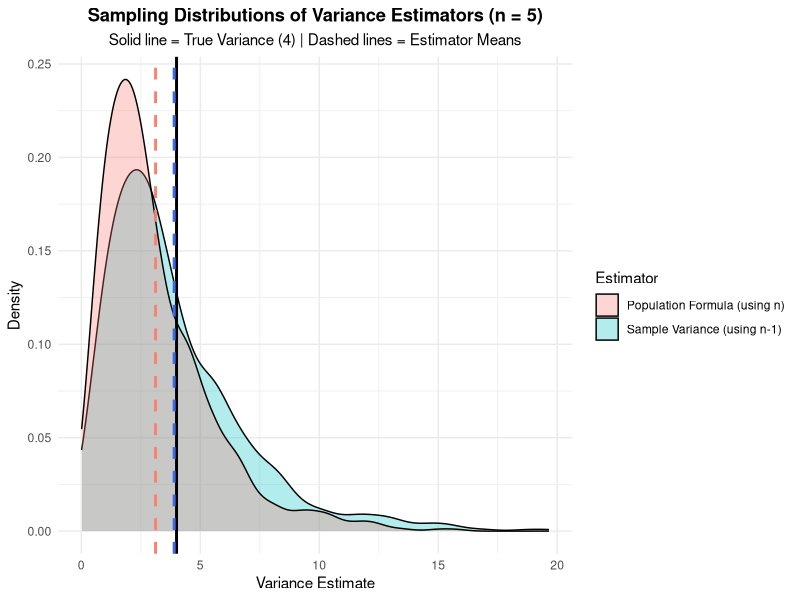
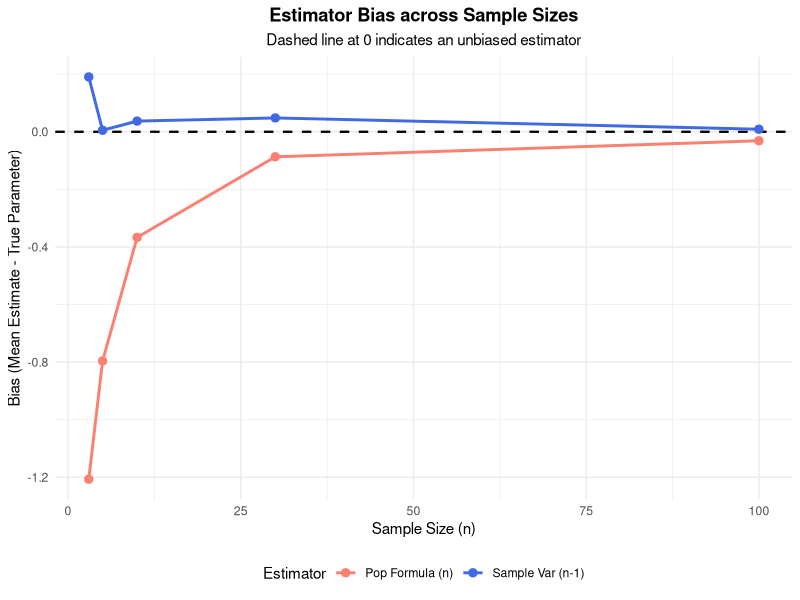
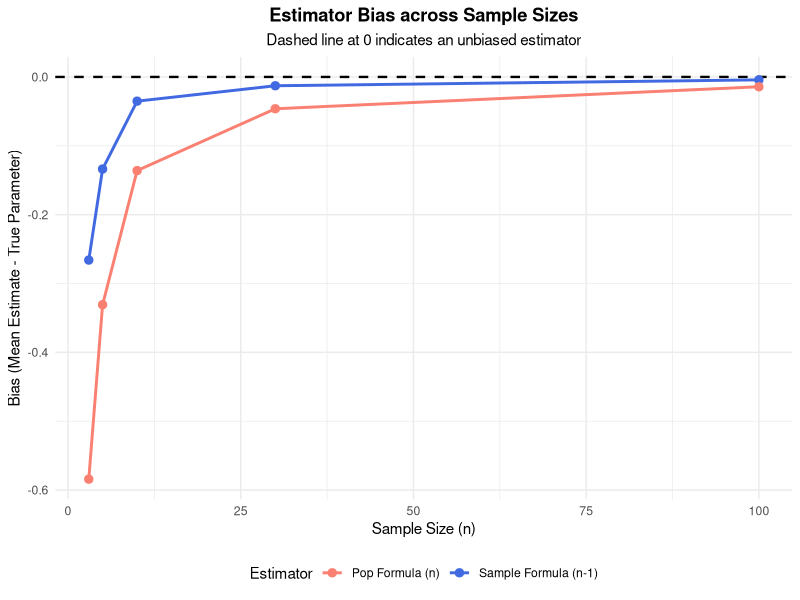
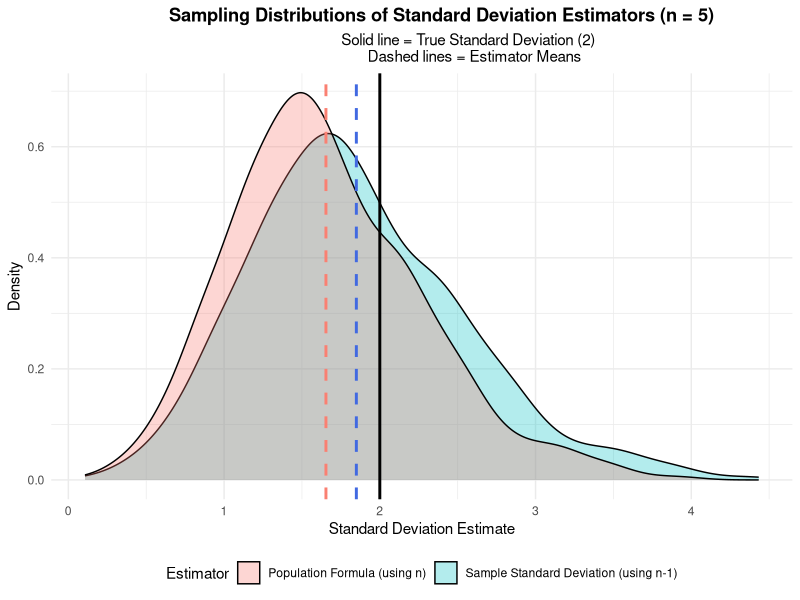
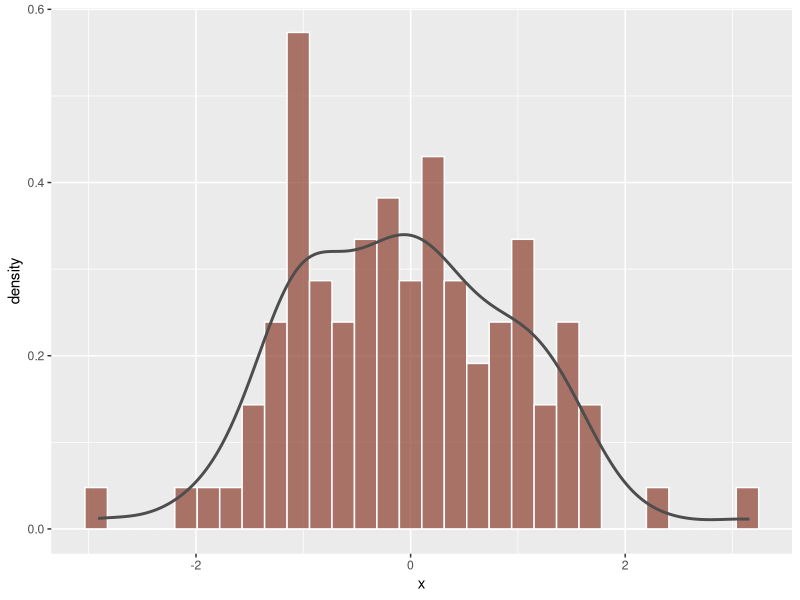
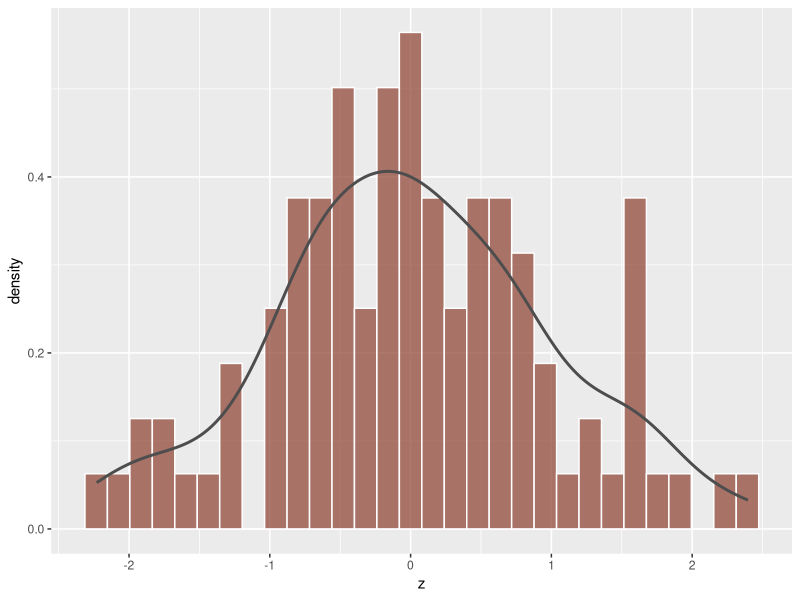
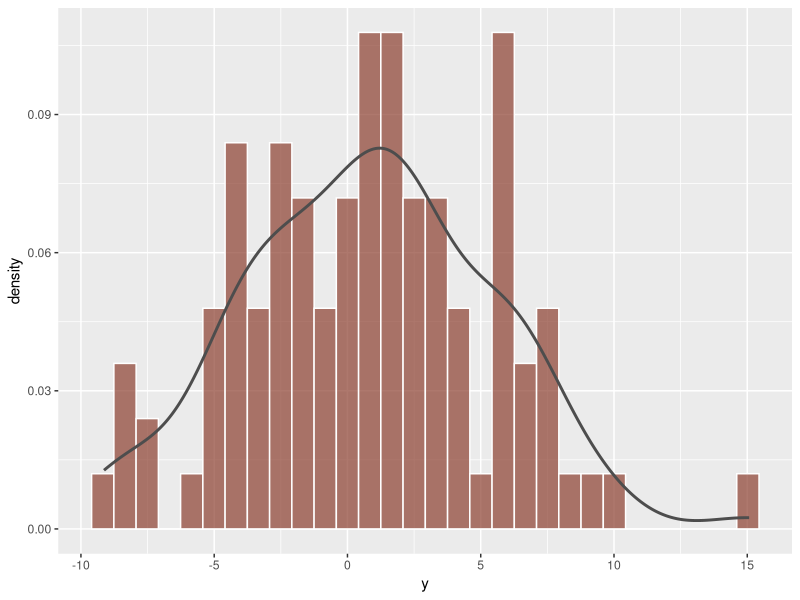
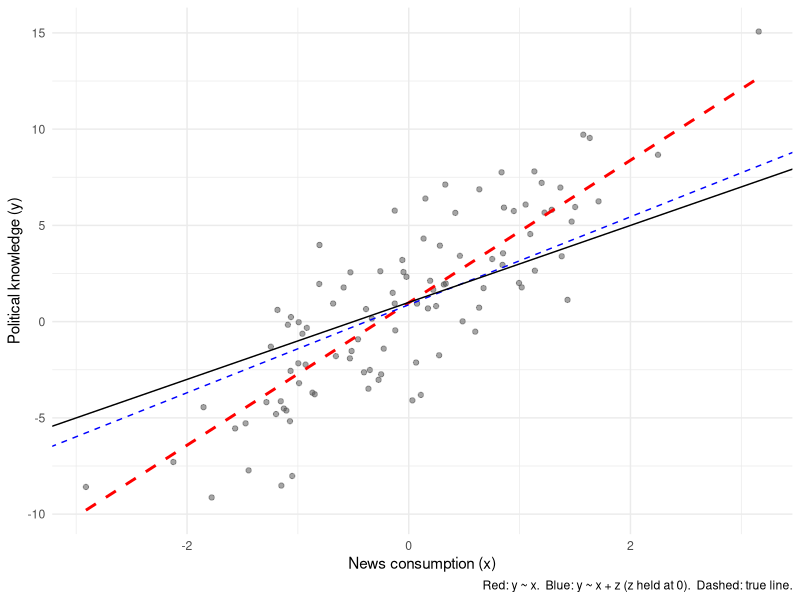

Write the R code that produced these figures, in order.
## ---- chunk 1
library(ggplot2)
## ---- chunk 2
pset1_a <- function(X) {
  sample_var <- var(X)
  sample_sd <- sd(X)
  
# Writing the formula with n instead of n-1, referring them here as pop_.. . 
  x_bar = mean(X, na.rm= TRUE)
  SSE = sum((X-x_bar)^2)
  n <- length(X)
  pop_var <- ((SSE)/n)
  pop_sd <- sqrt(pop_var)
  
  results <- c("Sample Variance" = sample_var, "Sample SD" = sample_sd, "Population Formula Variance" = pop_var, "Population Formula SD" = pop_sd)
  
  return(results)
}

# 10 observations 

set.seed(616161)
X <- rnorm(10,0,2)

ans_a <- pset1_a(X)
print(ans_a)
## ---- chunk 3

## ---- chunk 4
set.seed(616161)
n <-5
sims <-1000

sim_storage <- matrix(NA, nrow=sims, ncol = 4)

for (i in 1:sims) {
  X <- rnorm(n, 0, 2)
  sim_output <- pset1_a(X)
  sim_storage[i, ] <- sim_output
}

results_df <- as.data.frame(sim_storage)
colnames(results_df) <- c("Sample_Variance", "Sample_SD", "Pop_Variance", "Pop_SD")

# Plotting the values 

true_var <- 4

mean_sample <- mean(results_df$Sample_Variance)
mean_pop    <- mean(results_df$Pop_Variance)


ggplot(results_df) +
  geom_density(aes(x = Sample_Variance, fill = "Sample Variance (using n-1)"), alpha = 0.3) +
  geom_density(aes(x = Pop_Variance, fill = "Population Formula (using n)"), alpha = 0.3) +
  
  geom_vline(xintercept = 4, color = "black", linewidth = 1) +
  geom_vline(xintercept = mean_pop, color = "salmon", linewidth = 1, linetype = "dashed") +
  geom_vline(xintercept = mean_sample, color = "royalblue", linewidth = 1, linetype = "dashed") +
  
  labs(
    title = "Sampling Distributions of Variance Estimators (n = 5)",
    subtitle = "Solid line = True Variance (4) | Dashed lines = Estimator Means",
    x = "Variance Estimate",
    y = "Density", 
    fill = "Estimator",
  )+
  theme_minimal()+
  theme(
  plot.title = element_text(hjust = 0.5, face="bold"),
  plot.subtitle = element_text(hjust = 0.5), 
)

print(mean_pop)

## ---- chunk 5
set.seed(61616)

sample_sizes <- c(3, 5, 10, 30, 100)
sims         <- 1000
true_var     <- 4
sims_storage_c <- matrix(NA, nrow = length(sample_sizes), ncol = 3)
colnames(sims_storage_c) <- c("Sample_Size", "Bias_Sample_Var", "Bias_Pop_Var")

ticker <- 1


for (n in sample_sizes) {
  
    sim_storage <- matrix(NA, nrow = sims, ncol = 4)
  
  for (i in 1:sims) {
    X <- rnorm(n, mean = 0, sd = 2)
    sim_output <- pset1_a(X)
    sim_storage[i, ] <- sim_output
  }
  
  bias_sample <- mean(sim_storage[, 1]) - true_var # 1 demnotes the column for sample formula variance
  bias_pop    <- mean(sim_storage[, 3]) - true_var # 3 denotes teh column for populatoin formula variance
  
  sims_storage_c[ticker, 1] <- n
  sims_storage_c[ticker, 2] <- bias_sample
  sims_storage_c[ticker, 3] <- bias_pop
  
  ticker <- ticker + 1
}

results_c <- as.data.frame(sims_storage_c)
 
# plot 

ggplot(results_c, aes(x = Sample_Size)) +
  geom_hline(yintercept = 0, linetype = "dashed", color = "black", linewidth = 0.8) +
 #n-1
     geom_line(aes(y = Bias_Sample_Var, color = "Sample Var (n-1)"), linewidth = 1) +
  geom_point(aes(y = Bias_Sample_Var, color = "Sample Var (n-1)"), size = 2.5) +
#n
    geom_line(aes(y = Bias_Pop_Var, color = "Pop Formula (n)"), linewidth = 1) +
  geom_point(aes(y = Bias_Pop_Var, color = "Pop Formula (n)"), size = 2.5) +
  
  scale_color_manual(
    values = c("Sample Var (n-1)" = "royalblue", "Pop Formula (n)" = "salmon")
  ) +
  
  labs(
    title = "Estimator Bias across Sample Sizes",
    subtitle = "Dashed line at 0 indicates an unbiased estimator",
    x = "Sample Size (n)",
    y = "Bias (Mean Estimate - True Parameter)",
    color = "Estimator"
  ) +
  
  theme_minimal() +
  theme(
    plot.title = element_text(hjust = 0.5, face = "bold"),
    plot.subtitle = element_text(hjust = 0.5),
    legend.position = "bottom"
  )

## ---- chunk 6
set.seed(616161)

sample_sizes <- c(3, 5, 10, 30, 100)
sims         <- 1000
true_sd     <- 2
sims_storage_d <- matrix(NA, nrow = length(sample_sizes), ncol = 3)
colnames(sims_storage_d) <- c("Sample_Size", "Bias_Sample_SD", "Bias_Pop_SD")

ticker <- 1


for (n in sample_sizes) {
  
    sim_storage <- matrix(NA, nrow = sims, ncol = 4)
  
  for (i in 1:sims) {
    X <- rnorm(n, mean = 0, sd = 2)
    sim_output <- pset1_a(X)
    sim_storage[i, ] <- sim_output
  }
  
  bias_sample <- mean(sim_storage[, 2]) - true_sd # 2 denotes the column for sample sd
  bias_pop    <- mean(sim_storage[, 4]) - true_sd # 4 denotes the column for populatoin formula sd
  
  sims_storage_d[ticker, 1] <- n
  sims_storage_d[ticker, 2] <- bias_sample
  sims_storage_d[ticker, 3] <- bias_pop
  
  ticker <- ticker + 1
}

results_d <- as.data.frame(sims_storage_d)
 
# plot 

ggplot(results_d, aes(x = Sample_Size)) +
  geom_hline(yintercept = 0, linetype = "dashed", color = "black", linewidth = 0.8) +
 #n-1
     geom_line(aes(y = Bias_Sample_SD, color = "Sample Formula (n-1)"), linewidth = 1) +
  geom_point(aes(y = Bias_Sample_SD, color = "Sample Formula (n-1)"), size = 2.5) +
#n
    geom_line(aes(y = Bias_Pop_SD, color = "Pop Formula (n)"), linewidth = 1) +
  geom_point(aes(y = Bias_Pop_SD, color = "Pop Formula (n)"), size = 2.5) +
  
  scale_color_manual(
    values = c("Sample Formula (n-1)" = "royalblue", "Pop Formula (n)" = "salmon")
  ) +
  
  # 5. Labels and Titles
  labs(
    title = "Estimator Bias across Sample Sizes",
    subtitle = "Dashed line at 0 indicates an unbiased estimator",
    x = "Sample Size (n)",
    y = "Bias (Mean Estimate - True Parameter)",
    color = "Estimator"
  ) +
  
  # 6. Styling
  theme_minimal() +
  theme(
    plot.title = element_text(hjust = 0.5, face = "bold"),
    plot.subtitle = element_text(hjust = 0.5),
    legend.position = "bottom"
  )
## ---- chunk 7
mean_pop_sd = mean(results_df$Pop_SD)
mean_sample_sd=mean(results_df$Sample_SD)
ggplot(results_df) +
  geom_density(aes(x = Sample_SD, fill = "Sample Standard Deviation (using n-1)"), alpha = 0.3) +
  geom_density(aes(x = Pop_SD, fill = "Population Formula (using n)"), alpha = 0.3) +
  
  geom_vline(xintercept = 2, color = "black", linewidth = 1) +
  geom_vline(xintercept = mean_pop_sd, color = "salmon", linewidth = 1, linetype = "dashed") +
  geom_vline(xintercept = mean_sample_sd, color = "royalblue", linewidth = 1, linetype = "dashed") +
  
  labs(
    title = "Sampling Distributions of Standard Deviation Estimators (n = 5)",
    subtitle = "Solid line = True Standard Deviation (2) \nDashed lines = Estimator Means",
    x = "Standard Deviation Estimate",
    y = "Density", 
    fill = "Estimator",
  )+
  theme_minimal()+
  theme(
  plot.title = element_text(hjust = 0.6, face="bold"),
  plot.subtitle = element_text(hjust = 0.6), 
  legend.position = "bottom",
)

var_sample_sd <- var(results_df$Sample_SD)
var_pop_sd <- var(results_df$Pop_SD)


print(var_sample_sd)
print(var_pop_sd)
## ---- chunk 8
pset1_q2 <- function(n,b0,b1,b2,rho) {
  z <- rnorm (n, 0, 1) 
  u <- rnorm(n, 0, 1)
  x <- rho*z + sqrt(1-((rho)^2))*u
  y <- b0 + b1*x +b2*z + rnorm(n, 0, 1)
   dataset <- data.frame("z" = z, "x" = x, "y" = y )
  return (data_a = dataset)
}
  
## ---- chunk 9
set.seed(61616)
n <-100
b0 <- 1
b1<- 2
b2 <- 3
rho <- 0.5

q2_a <- pset1_q2(n, b0, b1, b2, rho)
  

ggplot(data = q2_a, aes(x = x)) +
  geom_histogram(aes(y = after_stat(density)), color = "white", fill = "coral4", alpha = 0.7) +
  geom_density(color = "grey30", linewidth = 1)


ggplot(data = q2_a, aes(x = z)) +
  geom_histogram(aes(y = after_stat(density)), color = "white", fill = "coral4", alpha = 0.7) +
  geom_density(color = "grey30", linewidth = 1)


ggplot(data = q2_a, aes(x = y)) +
  geom_histogram(aes(y = after_stat(density)), color = "white", fill = "coral4", alpha = 0.7) +
  geom_density(color = "grey30", linewidth = 1)


for (i in c("x", "y", "z")) {
  print(sd(q2_a[[i]]))
}
  
  
## ---- chunk 10

Omitted_ols <- lm(y ~ x, data=q2_a) 
Full_ols <- lm(y ~ x + z, data=q2_a)

summary(Omitted_ols)
summary(Full_ols)

ggplot(q2_a, aes(x = x, y = y)) +
  geom_point(alpha = 0.5, color = "grey30") +
  geom_smooth(method = "lm", formula = y ~ x, se = FALSE, color = "red", linetype = "dashed") +   # omitted model
  geom_abline(intercept = coef(Full_ols)[1], 
              slope     = coef(Full_ols)[2], color = "blue", linetype = "dashed") +  # full model
  geom_abline(intercept = 1, slope = 2) + # true line from the DGP
  labs(x = "News consumption (x)", y = "Political knowledge (y)",
       caption = "Red: y ~ x.  Blue: y ~ x + z (z held at 0).  Dashed: true line.") +
  theme_minimal()
          


## ---- chunk 11

set.seed(61616)
n <-1000
b0 <- 1
b1<- 2
b2 <- 3
rho <- 0.5

q2_c <- pset1_q2(n, b0, b1, b2, rho)

Omitted_ols_c <- lm(y~x, data=q2_c)
full_ols_c <- lm(y~x+z, data=q2_c)

summary(Omitted_ols_c)
summary(full_ols_c)

ggplot(q2_c, aes(x = x, y = y)) +
  geom_point(alpha = 0.2, color = "grey30") +
  geom_smooth(method = "lm", formula = y ~ x, se = FALSE, color = "red", linetype = "dashed") +   # omitted model
  geom_abline(intercept = coef(full_ols_c)[1], 
              slope     = coef(full_ols_c)[2], color = "blue", linetype = "dashed") +  # full model
  geom_abline(intercept = 1, slope = 2) + # true line from the DGP
  labs(x = "News consumption (x)", y = "Political knowledge (y)",
       caption = "Red: y ~ x.  Blue: y ~ x + z (z held at 0).  Dashed: true line.") +
  theme_minimal()


## ---- chunk 12
set.seed(61616)
n <-1000
b0 <- 1
b1<- 2
b2 <- 3
rho <- 0

q2_d <- pset1_q2(n, b0, b1, b2, rho)

Omitted_ols_d <- lm(y~x, data=q2_d)
full_ols_d <- lm(y~x+z, data=q2_d)

summary(Omitted_ols_d)
summary(full_ols_d)

ggplot(q2_d, aes(x = x, y = y)) +
  geom_point(alpha = 0.3, color = "grey30") +
  geom_smooth(method = "lm", formula = y ~ x, se = FALSE, color = "red", linetype = "dashed") +   # omitted model
  geom_abline(intercept = coef(full_ols_d)[1], 
              slope     = coef(full_ols_d)[2], color = "blue", linetype = "dashed") +  # full model
  geom_abline(intercept = 1, slope = 2) + # true line from the DGP
  labs(x = "News consumption (x)", y = "Political knowledge (y)",
       caption = "Red: y ~ x.  Blue: y ~ x + z (z held at 0).  Dashed: true line.") +
  theme_minimal()
